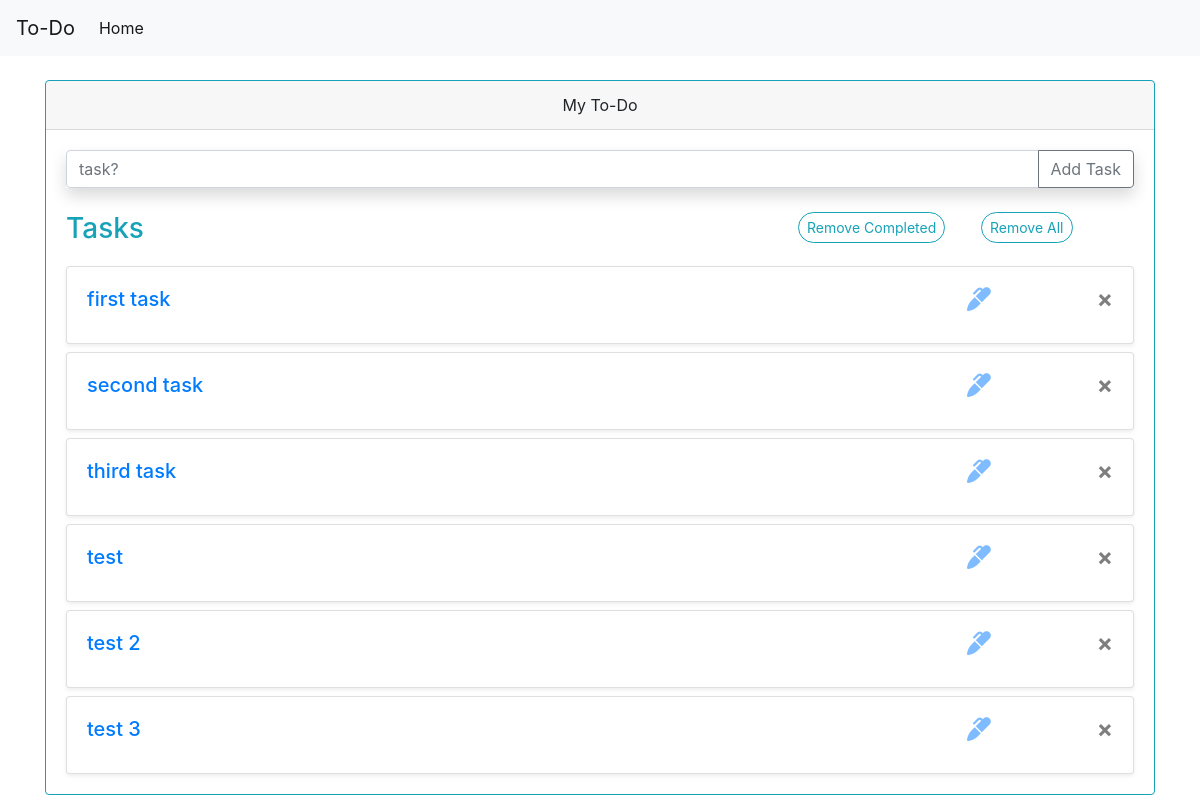
Before: / with the older database file.
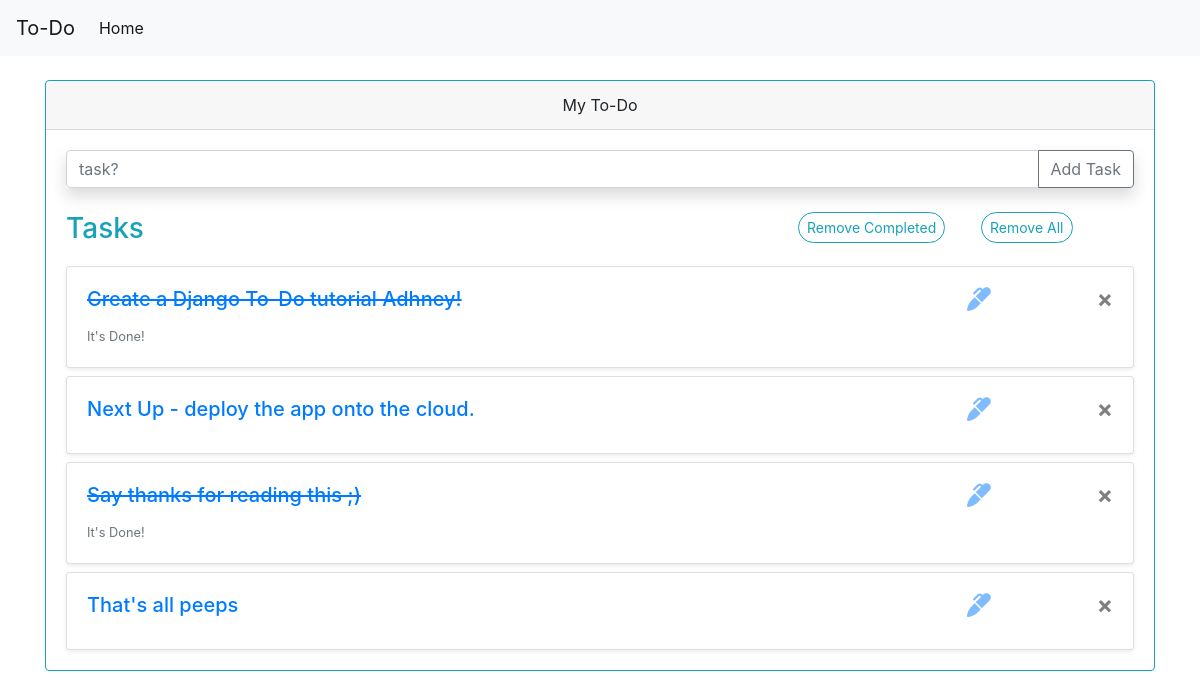
After: the same page with the newer database file.
### todo/models.py (models this page shows)
class Tasks(models.Model):
    task = models.CharField(max_length=100)
    completed = models.BooleanField(default=False)
    def __str__(self):
        return f"{self.task}"

### todo/views.py (the view)
# urls.py: path('', views.index, name="Home"),
def index(request):
    tasks = Tasks.objects.all()
    form = AddTaskForm()
    context = {
        'tasks' : tasks,
        'form' : form,
    }
    return render(request, 'todo/index.html', context)

### todo/forms.py
class AddTaskForm(forms.ModelForm):
	task = forms.CharField(max_length = 250,
							widget = forms.TextInput(
								attrs = {
									'class' : 'form-control',
									'placeholder' : 'task?',
								}
							)
						)
	class Meta:
		model = Tasks
		fields = '__all__'

### todo/templates/todo/index.html (shortened to what this page needs)
<!DOCTYPE html>
<html>
    <head>
        <link rel="stylesheet" href="https://cdn.jsdelivr.net/npm/bootstrap@4.5.3/dist/css/bootstrap.min.css">
    </head>
    <body>
        <nav class="navbar navbar-expand-lg navbar-light bg-light">
            <a class="navbar-brand" href="#">To-Do</a>
            <div class="collapse navbar-collapse" id="navbarSupportedContent">
                <ul class="navbar-nav mr-auto">
                  <li class="nav-item active">
                    <a class="nav-link" href="#">Home <span class="sr-only">(current)</span></a>
                  </li>
                </ul>
            </div>
        </nav>
        <div class="container mt-4">
            <div class="row">
                <div class="col-12">
                    <div class="card border-info mb-3" >
                        <div class="card-header text-center">My To-Do</div>
                            <div class="card-body text-info">
                                {% if updateForm %}
                                    <form action="{% url 'ToDo:Update Task' key %}" method="post">
                                        {% csrf_token %}
                                        <div class="input-group mb-3 shadow bg-white">
                                            {{ updateForm.task }}
                                            <div class="input-group-append">
                                                <button class="btn btn-outline-secondary" type="submit" id="button-addon2">Add Task</button>
                                            </div>
                                        </div>
                                    </form>
                                {% else %}
                                    <form action="{% url 'ToDo:Add Task' %}" method="post">
                                        <div class="input-group mb-3 shadow bg-white">
                                            {{ form.task }}
                                            <div class="input-group-append">
                                                <button class="btn btn-outline-secondary" type="submit" id="button-addon2">Add Task</button>
                                            </div>
                                        </div>
                                    </form>
                                {% endif %}
                                <div class="row mt-4">
                                    <div class="col-8">
                                        <h3 class="card-title">Tasks</h3>
                                    </div>
                                    <div class="col-2">
                                        <a href="{% url 'ToDo:Delete all Completed' %}">
                                            <button type="button" class="btn btn-sm btn-outline-info rounded-pill">Remove Completed</button>
                                        </a>
                                    </div>
                                    <div class="col-2 mr-auto">
                                        <a href="{% url 'ToDo:Delete All' %}">
                                            <button type="button" class="btn btn-sm btn-outline-info rounded-pill">Remove All</button>
                                        </a>
                                    </div>
                                </div>
                                {% for task in tasks %}
                                <div class="card mt-2 shadow-sm">
                                    <div class="card-body">
                                        <div class="row">
                                            <div class="col-10">
                                                <a href="{% url 'ToDo:Task Completed' task.id %}">
                                                    {% if task.completed %}
                                                        <del><h5 class="card-title">{{ task }}</h5></del>
                                                    {% else %}
                                                        <h5 class="card-title">{{ task }}</h5>
                                                    {% endif %}
                                                </a>
                                            </div>
                                            <div class="col-1 close">
                                                <a href="{% url 'ToDo:Update Task' task.id %}">
                                                    <i class="fas fa-marker"></i>
                                                </a>
                                            </div>
                                            <div class="col-1">
                                                <a href="{% url 'ToDo:Delete Task' task.id %}">
                                                    <button type="button" class="close" aria-label="Close">
                                                      <span aria-hidden="true">&times;</span>
                                                    </button>
                                                </a>
                                            </div>
                                        </div>
                                      {% if task.completed %}
                                      <p class="card-text"><small class="text-muted">It's Done!</small></p>
                                      {% endif %}
                                    </div>
                                  </div>
                                {% endfor %}
                            </div>
                        </div>
                    </div>
                </div>
            </div>
    </body>
</html>

Changed rows visible on the page:
removed Tasks: task "first task"
removed Tasks: task "second task"
removed Tasks: task "third task"
removed Tasks: task "test"
removed Tasks: task "test 2"
removed Tasks: task "test 3"
added Tasks: task "Create a Django To-Do tutorial Adhney!", completed "It's Done!"
added Tasks: task "Next Up - deploy the app onto the cloud."
added Tasks: task "Say thanks for reading this ;)", completed "It's Done!"
added Tasks: task "That's all peeps"
